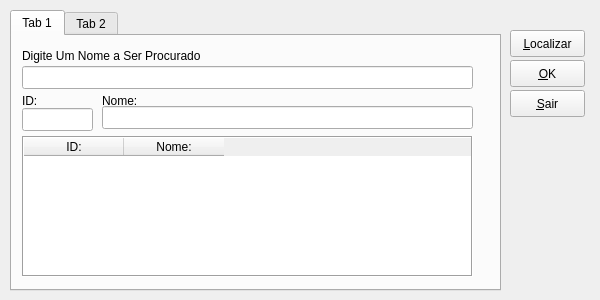
<ui version="4.0" >
 <class>Form</class>
 <widget class="QWidget" name="Form" >
  <property name="windowModality" >
   <enum>Qt::NonModal</enum>
  </property>
  <property name="geometry" >
   <rect>
    <x>0</x>
    <y>0</y>
    <width>600</width>
    <height>300</height>
   </rect>
  </property>
  <property name="sizePolicy" >
   <sizepolicy vsizetype="Fixed" hsizetype="Fixed" >
    <horstretch>240</horstretch>
    <verstretch>162</verstretch>
   </sizepolicy>
  </property>
  <property name="minimumSize" >
   <size>
    <width>600</width>
    <height>300</height>
   </size>
  </property>
  <property name="maximumSize" >
   <size>
    <width>600</width>
    <height>300</height>
   </size>
  </property>
  <property name="sizeIncrement" >
   <size>
    <width>0</width>
    <height>0</height>
   </size>
  </property>
  <property name="baseSize" >
   <size>
    <width>0</width>
    <height>0</height>
   </size>
  </property>
  <property name="focusPolicy" >
   <enum>Qt::NoFocus</enum>
  </property>
  <property name="windowTitle" >
   <string>Form</string>
  </property>
  <widget class="QPushButton" name="btn_localizar" >
   <property name="geometry" >
    <rect>
     <x>510</x>
     <y>30</y>
     <width>75</width>
     <height>27</height>
    </rect>
   </property>
   <property name="text" >
    <string>&amp;Localizar</string>
   </property>
  </widget>
  <widget class="QPushButton" name="btn_ok" >
   <property name="geometry" >
    <rect>
     <x>510</x>
     <y>60</y>
     <width>75</width>
     <height>27</height>
    </rect>
   </property>
   <property name="text" >
    <string>&amp;OK</string>
   </property>
  </widget>
  <widget class="QPushButton" name="btn_sair" >
   <property name="geometry" >
    <rect>
     <x>510</x>
     <y>90</y>
     <width>75</width>
     <height>27</height>
    </rect>
   </property>
   <property name="text" >
    <string>&amp;Sair</string>
   </property>
  </widget>
  <widget class="QTabWidget" name="tabWidget" >
   <property name="geometry" >
    <rect>
     <x>10</x>
     <y>10</y>
     <width>491</width>
     <height>281</height>
    </rect>
   </property>
   <widget class="QWidget" name="tab" >
    <attribute name="title" >
     <string>Tab 1</string>
    </attribute>
    <widget class="QLineEdit" name="edt_localizar" >
     <property name="geometry" >
      <rect>
       <x>10</x>
       <y>30</y>
       <width>451</width>
       <height>23</height>
      </rect>
     </property>
    </widget>
    <widget class="QLabel" name="label" >
     <property name="geometry" >
      <rect>
       <x>10</x>
       <y>10</y>
       <width>251</width>
       <height>20</height>
      </rect>
     </property>
     <property name="text" >
      <string>Digite Um Nome a Ser Procurado</string>
     </property>
    </widget>
    <widget class="QLineEdit" name="edt_nome" >
     <property name="geometry" >
      <rect>
       <x>90</x>
       <y>70</y>
       <width>371</width>
       <height>23</height>
      </rect>
     </property>
    </widget>
    <widget class="QLineEdit" name="edt_id" >
     <property name="geometry" >
      <rect>
       <x>10</x>
       <y>72</y>
       <width>71</width>
       <height>23</height>
      </rect>
     </property>
    </widget>
    <widget class="QLabel" name="label_2" >
     <property name="geometry" >
      <rect>
       <x>10</x>
       <y>55</y>
       <width>41</width>
       <height>20</height>
      </rect>
     </property>
     <property name="text" >
      <string>ID:</string>
     </property>
    </widget>
    <widget class="QLabel" name="label_3" >
     <property name="geometry" >
      <rect>
       <x>90</x>
       <y>55</y>
       <width>101</width>
       <height>20</height>
      </rect>
     </property>
     <property name="text" >
      <string>Nome:</string>
     </property>
    </widget>
    <widget class="QTableWidget" name="grd_localizar" >
     <property name="geometry" >
      <rect>
       <x>10</x>
       <y>100</y>
       <width>451</width>
       <height>141</height>
      </rect>
     </property>
     <property name="contextMenuPolicy" >
      <enum>Qt::NoContextMenu</enum>
     </property>
     <property name="frameShape" >
      <enum>QFrame::Box</enum>
     </property>
     <property name="frameShadow" >
      <enum>QFrame::Sunken</enum>
     </property>
     <property name="lineWidth" >
      <number>1</number>
     </property>
     <property name="midLineWidth" >
      <number>0</number>
     </property>
     <property name="showGrid" >
      <bool>true</bool>
     </property>
     <property name="gridStyle" >
      <enum>Qt::SolidLine</enum>
     </property>
     <property name="cornerButtonEnabled" >
      <bool>false</bool>
     </property>
     <column>
      <property name="text" >
       <string>ID:</string>
      </property>
     </column>
     <column>
      <property name="text" >
       <string>Nome:</string>
      </property>
     </column>
    </widget>
   </widget>
   <widget class="QWidget" name="tab_2" >
    <attribute name="title" >
     <string>Tab 2</string>
    </attribute>
   </widget>
  </widget>
 </widget>
 <resources/>
 <connections/>
</ui>
